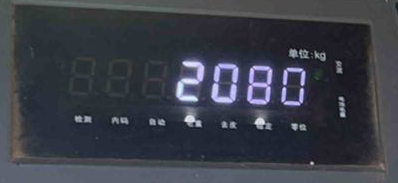
#> input picture ocr/3-2.png, 398 x 183 px
$ python similarity.py
#> lines starting #> are read from the running program, lines starting #| are printed output that depends on the picture; long printed decimals are rounded
import cv2
import numpy as np


def compare_histograms(image1, image2):
    # 计算图像的直方图
    hist_1, _ = np.histogram(image1.flatten(), 256, [0, 256])
    hist_2, _ = np.histogram(image2.flatten(), 256, [0, 256])

    # 计算直方图的归一化版本
    hist_1 = hist_1.astype("float") / hist_1.max()
    hist_2 = hist_2.astype("float") / hist_2.max()

    # 计算直方图的相似度
    # 使用Chi-Squared距离作为相似度度量
    dissimilarity = np.sum((hist_1 - hist_2) ** 2)
    return dissimilarity


# 加载图像
image1 = cv2.imread("ocr/3-2.png")
#> image1 is the input picture: shape (183, 398, 3); mean B, G, R 72, 62.3, 59
image2 = cv2.imread("ocr/6-1.png")
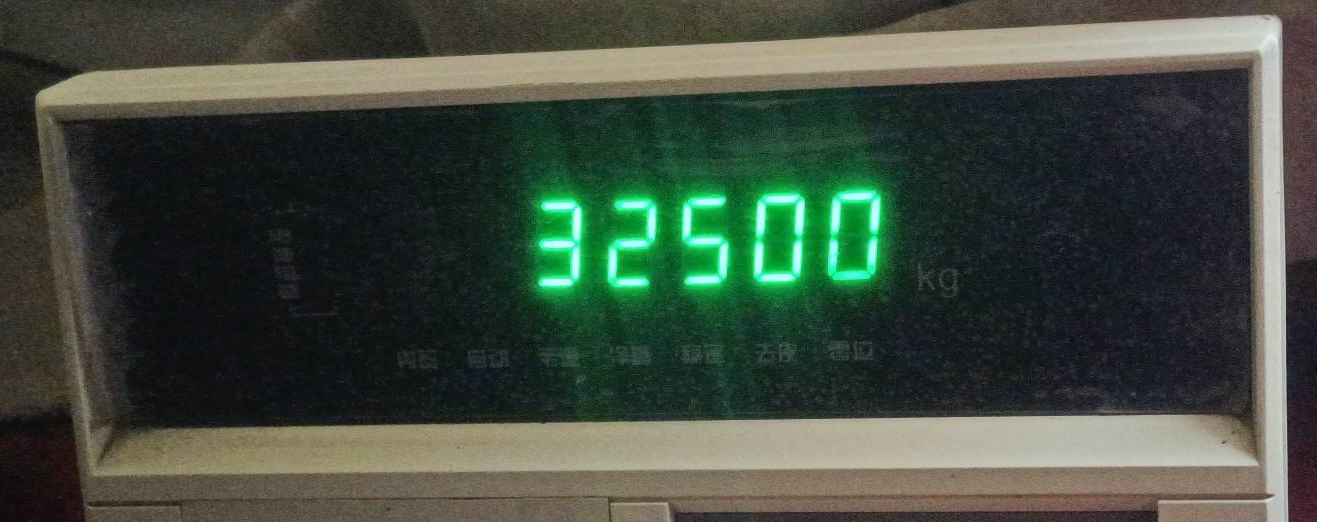
#> input picture ocr/6-1.png, 1317 x 522 px
#> image2 is the input picture: shape (522, 1317, 3); mean B, G, R 63.4, 75.3, 65.5

# 将图像转换为灰度图像（如果它们不是灰度的）
if len(image1.shape) > 2:
    image1 = cv2.cvtColor(image1, cv2.COLOR_BGR2GRAY)
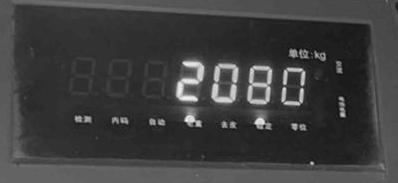
#> image1: shape (183, 398); min 9, max 243, mean 62.5
if len(image2.shape) > 2:
    image2 = cv2.cvtColor(image2, cv2.COLOR_BGR2GRAY)
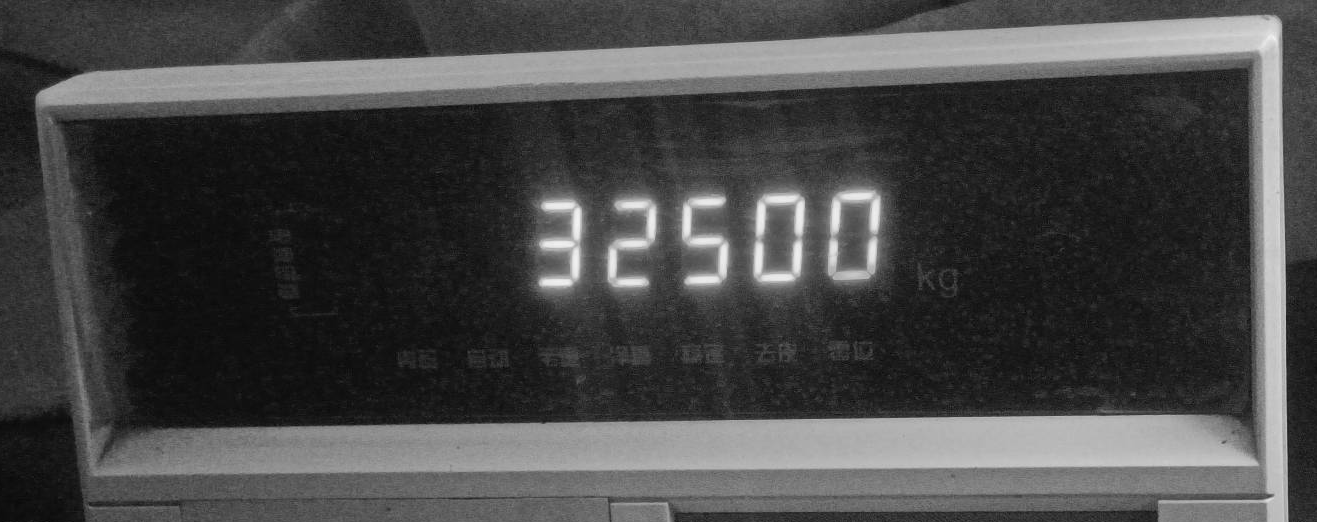
#> image2: shape (522, 1317); min 4, max 245, mean 71

# 比较直方图并打印相似度分数
similarity = compare_histograms(image1, image2)
#> in compare_histograms, `hist_1, _ = np.histogram(image1.flatten(), 256, [0, 256])`: hist_1 = 256 values, max 5047 at index 47, min 0 at index 0, mean 284.5
#> in compare_histograms, `hist_2, _ = np.histogram(image2.flatten(), 256, [0, 256])`: hist_2 = 256 values, max 13657 at index 17, min 0 at index 0, mean 2685.4
#> in compare_histograms, `hist_1 = hist_1.astype("float") / hist_1.max()`: hist_1 = 256 values, max 1 at index 47, min 0 at index 0, mean 0.0564
#> in compare_histograms, `hist_2 = hist_2.astype("float") / hist_2.max()`: hist_2 = 256 values, max 1 at index 17, min 0 at index 0, mean 0.197
#> in compare_histograms, `dissimilarity = np.sum((hist_1 - hist_2) ** 2)`: dissimilarity = 16.23
#> similarity = 16.23
print(f"Histogram Similarity Score: {similarity}")
#| Histogram Similarity Score: 16.232
